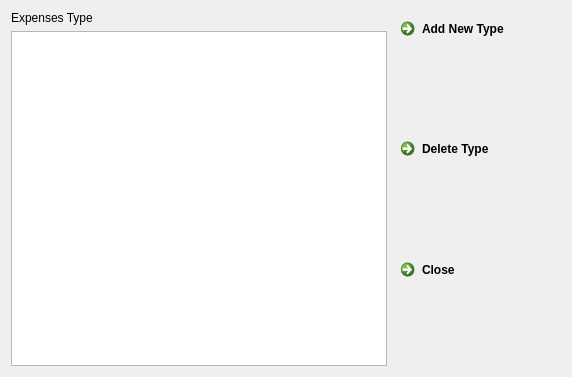
<?xml version="1.0" encoding="UTF-8"?>
<ui version="4.0">
 <class>TypeDlg</class>
 <widget class="QDialog" name="TypeDlg">
  <property name="geometry">
   <rect>
    <x>0</x>
    <y>0</y>
    <width>572</width>
    <height>377</height>
   </rect>
  </property>
  <property name="windowTitle">
   <string>Dialog</string>
  </property>
  <layout class="QVBoxLayout" name="verticalLayout_3">
   <item>
    <layout class="QHBoxLayout" name="horizontalLayout">
     <item>
      <layout class="QVBoxLayout" name="verticalLayout_2">
       <item>
        <widget class="QLabel" name="label">
         <property name="text">
          <string>Expenses Type</string>
         </property>
        </widget>
       </item>
       <item>
        <widget class="QTableView" name="tableView"/>
       </item>
      </layout>
     </item>
     <item>
      <layout class="QVBoxLayout" name="verticalLayout">
       <item>
        <widget class="QCommandLinkButton" name="bnNew">
         <property name="text">
          <string>Add New Type</string>
         </property>
         <property name="icon">
          <iconset resource="resource.qrc">
           <normaloff>:/img/ADDNEW</normaloff>:/img/ADDNEW</iconset>
         </property>
         <property name="iconSize">
          <size>
           <width>32</width>
           <height>32</height>
          </size>
         </property>
        </widget>
       </item>
       <item>
        <widget class="QCommandLinkButton" name="bnDelete">
         <property name="text">
          <string>Delete Type</string>
         </property>
         <property name="icon">
          <iconset resource="resource.qrc">
           <normaloff>:/img/DELETE</normaloff>:/img/DELETE</iconset>
         </property>
         <property name="iconSize">
          <size>
           <width>32</width>
           <height>32</height>
          </size>
         </property>
        </widget>
       </item>
       <item>
        <widget class="QCommandLinkButton" name="bnClose">
         <property name="text">
          <string>Close</string>
         </property>
         <property name="icon">
          <iconset resource="resource.qrc">
           <normaloff>:/img/SHUTDOWN</normaloff>:/img/SHUTDOWN</iconset>
         </property>
         <property name="iconSize">
          <size>
           <width>32</width>
           <height>32</height>
          </size>
         </property>
        </widget>
       </item>
      </layout>
     </item>
    </layout>
   </item>
  </layout>
 </widget>
 <resources>
  <include location="resource.qrc"/>
 </resources>
 <connections/>
</ui>
